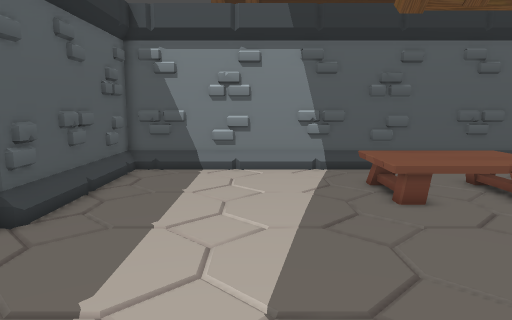
[1] (above)

17 first-person views from a walk through a Godot game level. The camera is 1.5 m above the floor, tilts 8° down and sees 70° across. The floor is counted in squares, 0.5 m on a side. Each view is taken from the middle of a square. On the plan, view 1 faces up. The plan holds only what a view shows up to about 20 squares ahead; the rest is blank. The place goes on beyond the plan.

[2]
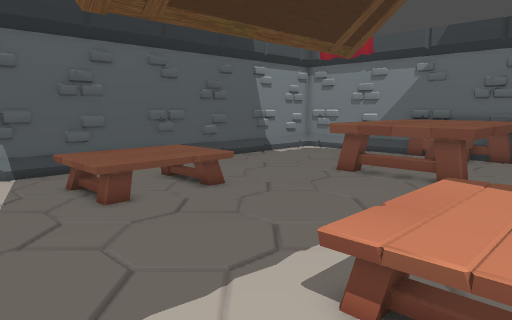

[3]
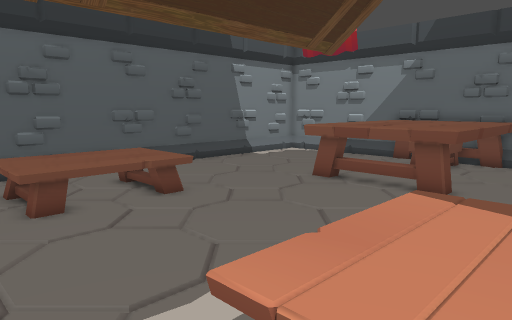

[4]
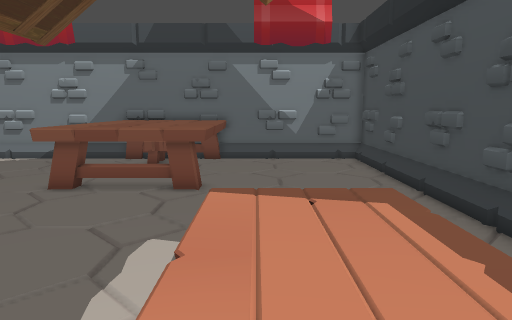

[5]
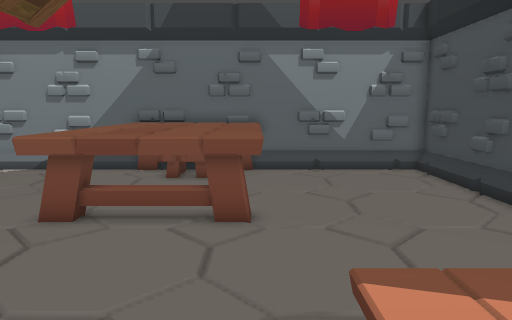

[6]
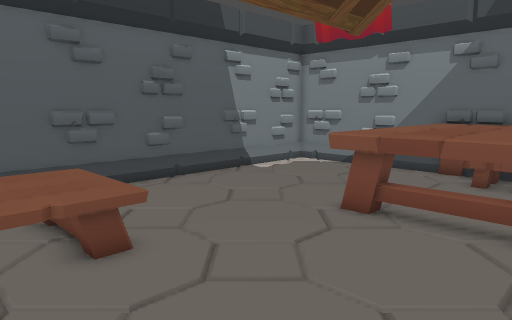

[7]
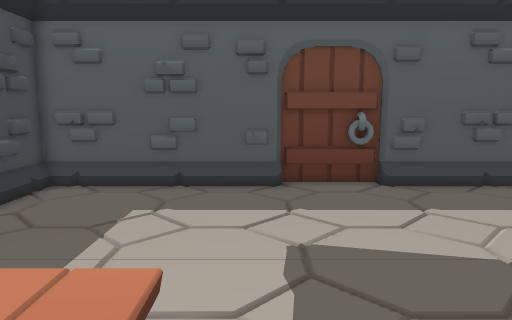

[8]
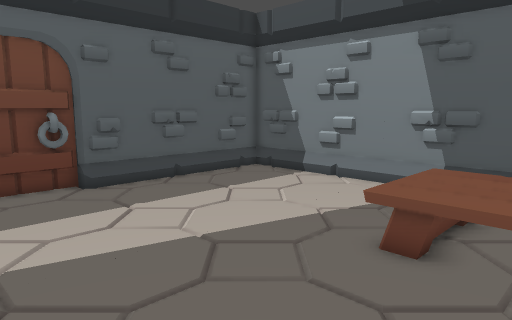

[9]
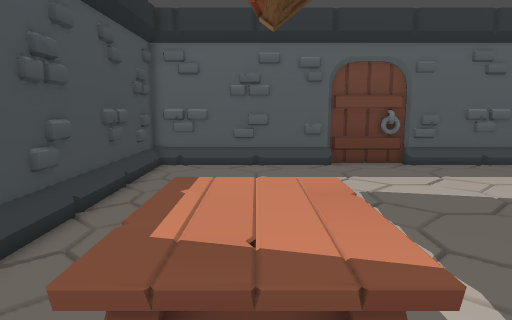

[10]
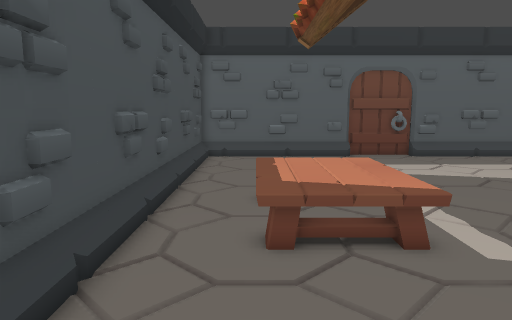

[11]
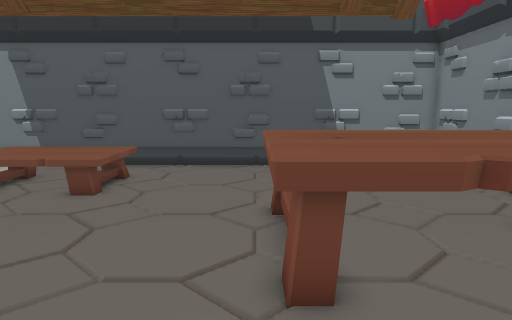

[12]
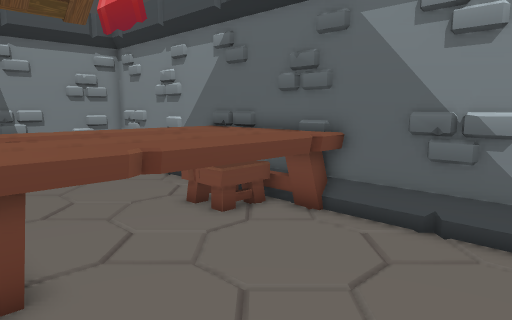

[13]
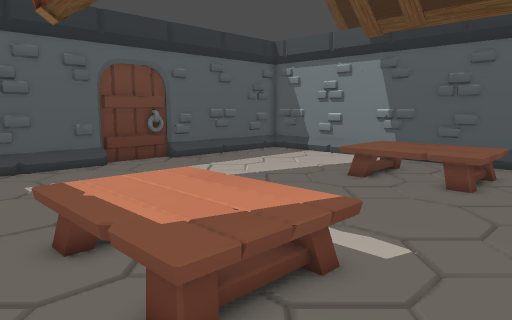

[14]
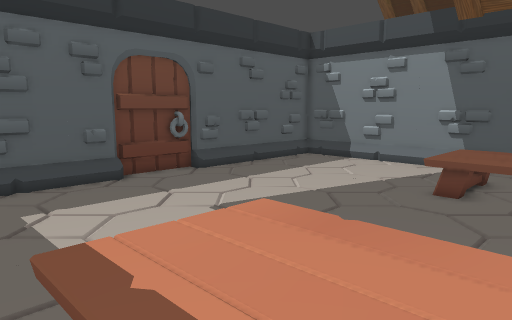

[15]
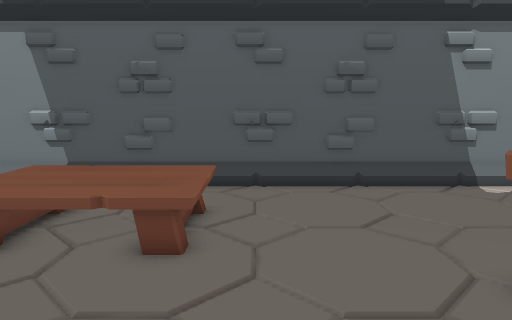

[16]
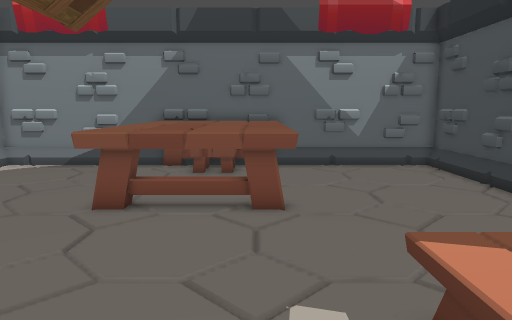

[17]
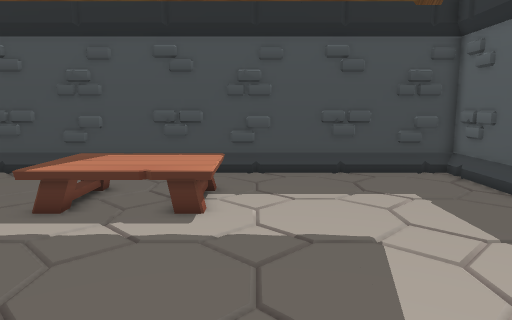

### Floor plan
Key: @ floor where view 1 was taken; # wall or solid block; . floor; / step, stairs or slope; ^ raised ledge; T table.
Columns run from 7 left of view 1 to 25 right of it. Each row starts with its distance up from view 1.
 19   #############################
 18  ###.##..###.##..###.##..###.###
 17 ##.............................#
 16 ##.............................#
 15 #..........TTTTTTT.............#
 14 ##.........TTTTTTT.............#
 13 ##.........TTTTTTT.............#
 12 ##.........TTTTTTT.............##
 11 #/.........TTTTTTT............. #
 10 #/....................^^^^^^^^^^#
  9 #/....................^^^^^^^^^^#
  8 #/....................^^^^^^^^^^#
  7 #.....................^^^^^^^^^^#
  6 #.....................^^^^^^^^^^#
  5 #/....................^^^^^^^^^^#
  4 #/....................^^^^^^^^^^#
  3 #/.........TTTTTTT............. #
  2 #/.........TTTTTTT.............##
  1 ##.........TTTTTTT.............#
  0 ##.....@...TTTTTTT.............#
 -1 #..........TTTTTTT.............#
 -2 ##.............................#
 -3 ##.............................#
 -4 ################################

Positions as (right, up) in squares from view 1, and headings:
1: (0, 0), facing up
2: (0, 0), facing up-right
3: (2, 0), facing up-right
4: (2, 2), facing right
5: (6, 4), facing right
6: (6, 4), facing up-right
7: (8, 4), facing left
8: (8, 4), facing up-left
9: (13, 1), facing left
10: (17, -1), facing left
11: (15, -1), facing up
12: (15, -2), facing up-right
13: (13, -3), facing up-left
14: (9, -2), facing up-left
15: (11, 4), facing up
16: (5, 5), facing right
17: (3, 13), facing down
